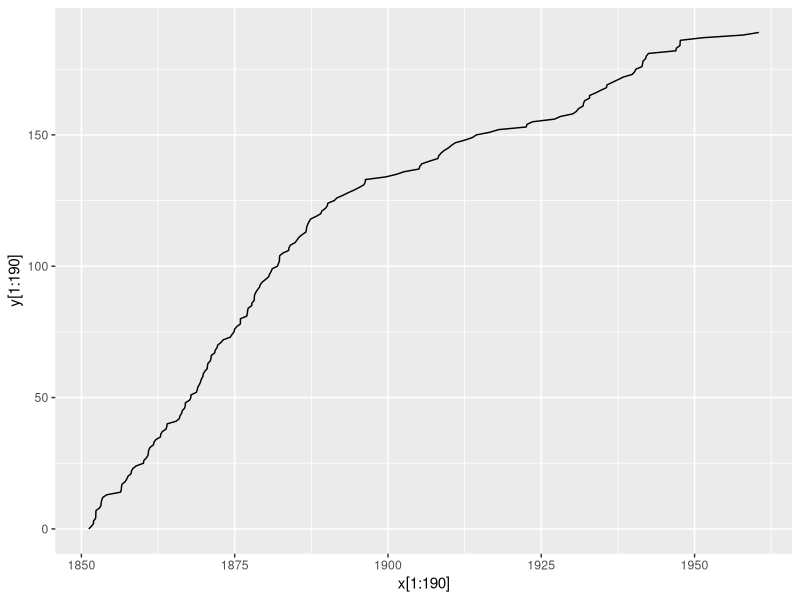

Write R code to recreate this figure.
## ---- chunk 1
knitr::opts_chunk$set(echo = TRUE)
## ---- chunk 2
library(boot)
library(ggplot2)
## ---- chunk 3
#The x-axis contains the spesific time of an accident
x <- coal$date

#y is the cummulative sum of disasters
y <- rep(1,length(x))
y[1]<-0
y <- cumsum(y)
y[length(x)]<-0

#Plotting
ggplot()+
  geom_line(aes(x=x[1:190],y=y[1:190]))

